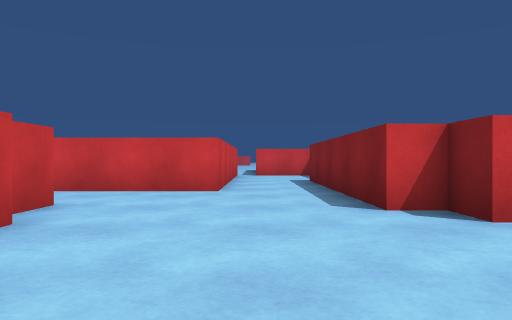
[1] (above)

19 first-person views from a walk through a 3-D level made in the Unity game engine. The camera is 0.58 m above the floor, looks level and sees 70° across. The floor is counted in squares, 1 m on a side. Each view is taken from the middle of a square. On the plan, view 1 faces up. The plan holds only what a view shows up to about 10 squares ahead; the rest is blank. The place goes on beyond the plan. The player character is not drawn.

[2]
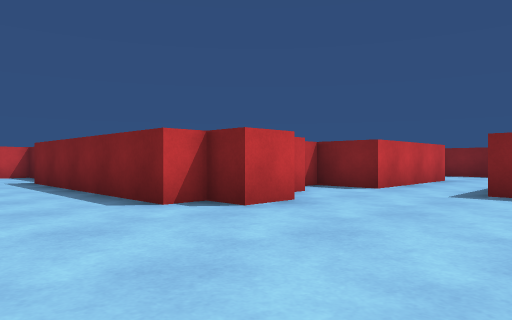

[3]
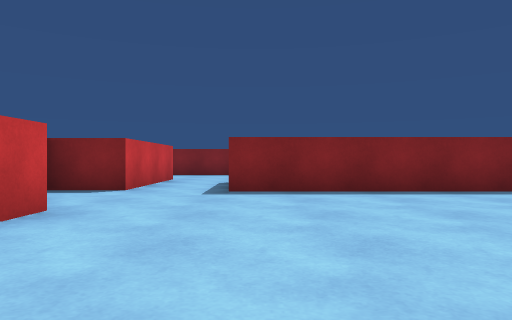

[4]
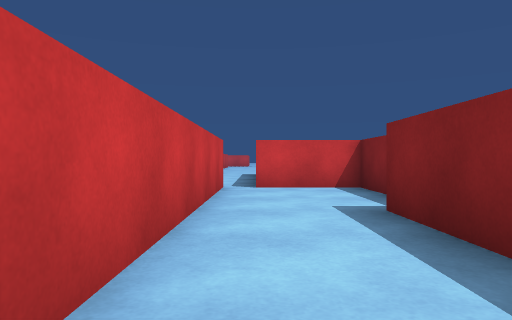

[5]
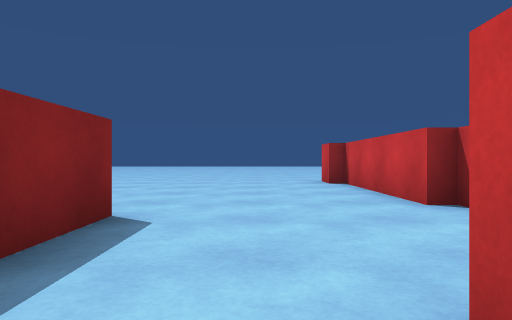

[6]
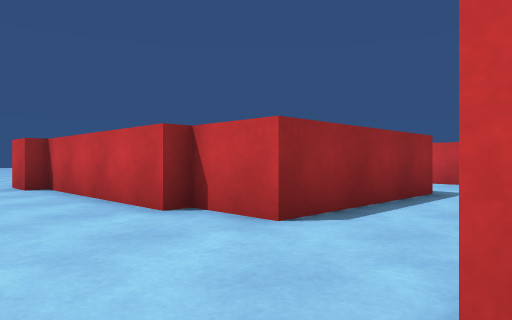

[7]
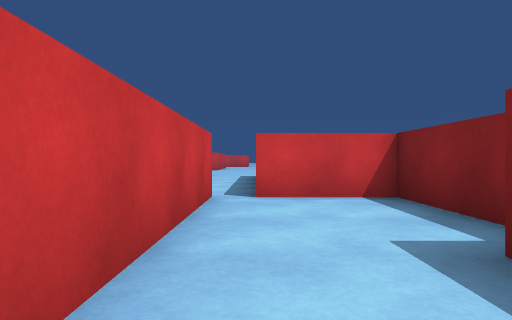

[8]
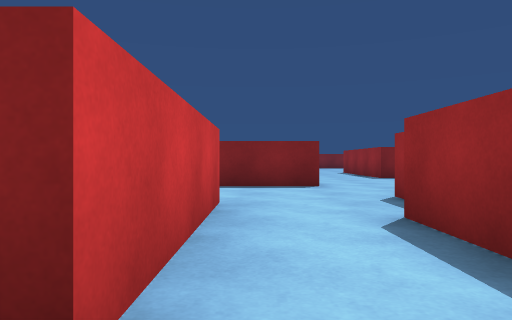

[9]
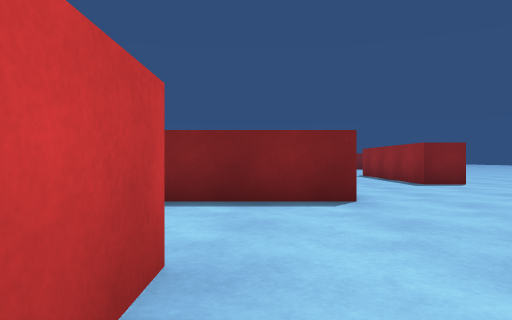

[10]
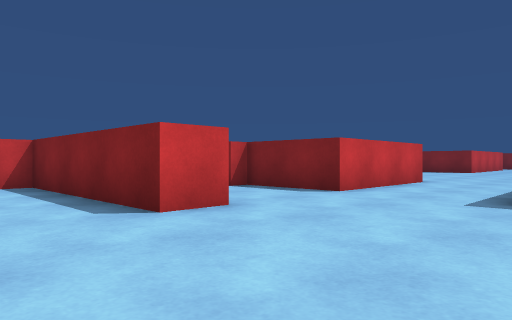

[11]
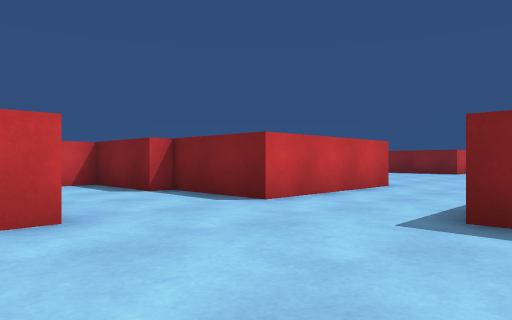

[12]
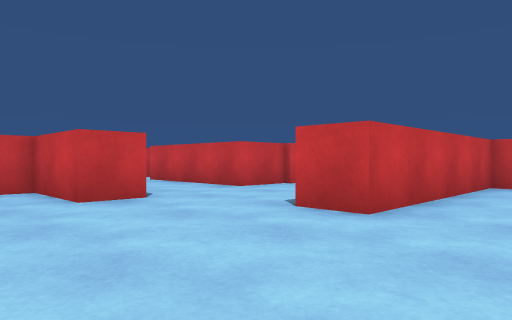

[13]
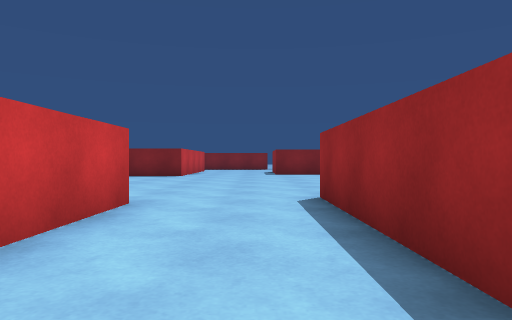

[14]
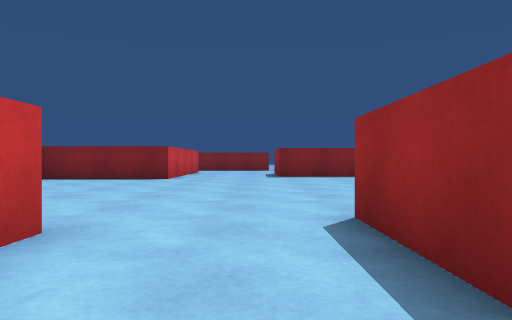

[15]
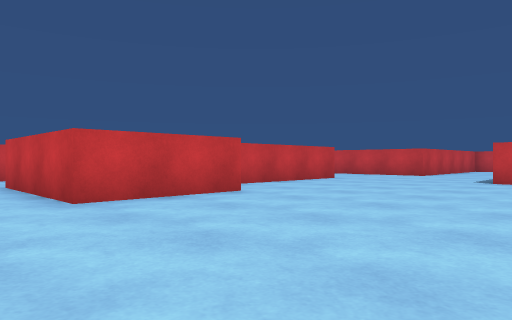

[16]
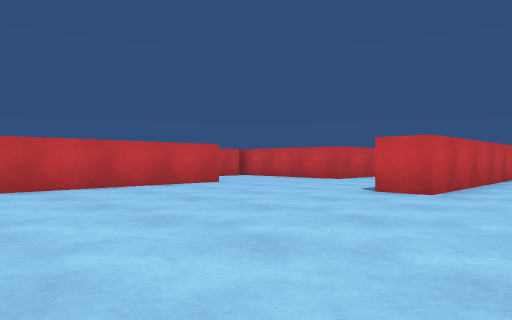

[17]
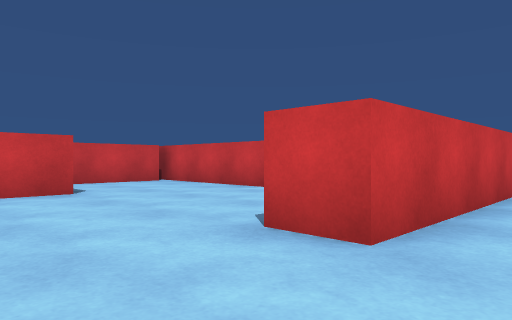

[18]
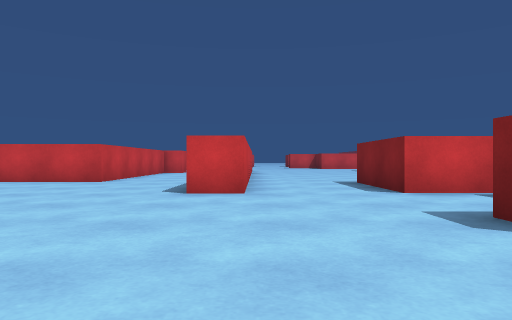

[19]
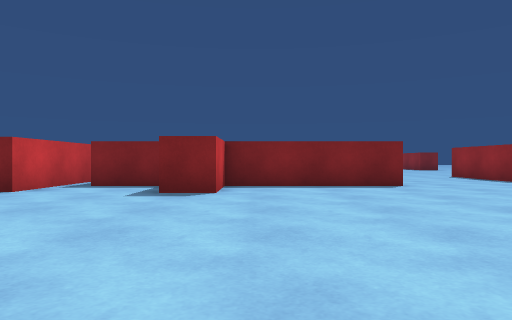

### Floor plan
Points are (right, up) in squares from view 1. A wall is a line through its corners. A room is listed if a view was taken in it or the views show most of it. See-through windows are left out.
Room 1 (views 1, 2, 3, 4, 5, 6, 7, 8, 9)
walls: (3.2, 3.5) (2.2, 3.5) (2.2, 4.2) (1.5, 4.2) (1.5, 10.2); (-2.6, 4.7) (-2.6, 3.3) (-2.2, 3.3) (-2.2, -1); (7.1, 1.5) (8.8, 1.5); (-1.8, -1) (-1.8, -2); (5.7, -2.5) (5.7, 1.5); (10, 3.5) (6, 3.5) (6, 5); (2.2, 11.1) (2.2, 13.7) (0, 13.7); (-0.7, 13.9) (-0.7, 6.8)
ways out: opening at (-2.5, 5.5); opening at (11, 2.5)
Room 2 (views 10, 11, 12, 13, 14)
walls: (16.7, -2) (16.7, -1) (21.8, -1); (16.4, 4.2) (16.4, 6.8) (14.1, 6.8) (14.1, 1.7) (13.1, 1.7); (10.8, 0.8) (10.8, -0.2) (8.7, -0.2) (8.7, -0.8); (20.9, 1.7) (16.9, 1.7) (16.9, 4.2)
ways out: opening at (22, 0.5) to room 3; opening at (11.5, 1.5)
Room 3 (views 15, 16, 17, 18, 19)
walls: (20.9, 4.8) (20.9, 1.7); (24.8, 10.3) (23.8, 10.3); (29.2, 2.6) (29.2, 6.8) (27.4, 6.8) (27.4, 7.8); (29.2, 8.1) (29.2, 9.8); (19.4, 10.2) (19.4, 5.2); (30.8, 10.3) (27.6, 10.3); (21, 13.7) (17.5, 13.7); (16.7, 12.9) (16.7, 11.1)
ways out: opening at (22, 0.5) to room 2; opening at (22.5, 13.5); opening at (26.5, 11)

Where each view was taken, in squares from view 1:
view 1: 0 up, 0 right, facing up
view 2: 0 up, 1 left, facing up-right
view 3: 1 up, 1 left, facing right
view 4: 6 up, 0 right, facing up
view 5: 8 up, 0 right, facing down
view 6: 7 up, 0 right, facing down-left
view 7: 8 up, 0 right, facing up
view 8: 3 up, 5 right, facing right
view 9: 3 up, 8 right, facing right
view 10: 2 down, 11 right, facing up-right
view 11: 2 down, 13 right, facing up-right
view 12: 2 down, 16 right, facing up-left
view 13: 0 up, 16 right, facing right
view 14: 0 up, 18 right, facing right
view 15: 0 up, 26 right, facing up-left
view 16: 4 up, 27 right, facing up-left
view 17: 8 up, 26 right, facing up-left
view 18: 4 up, 25 right, facing up
view 19: 6 up, 21 right, facing right
